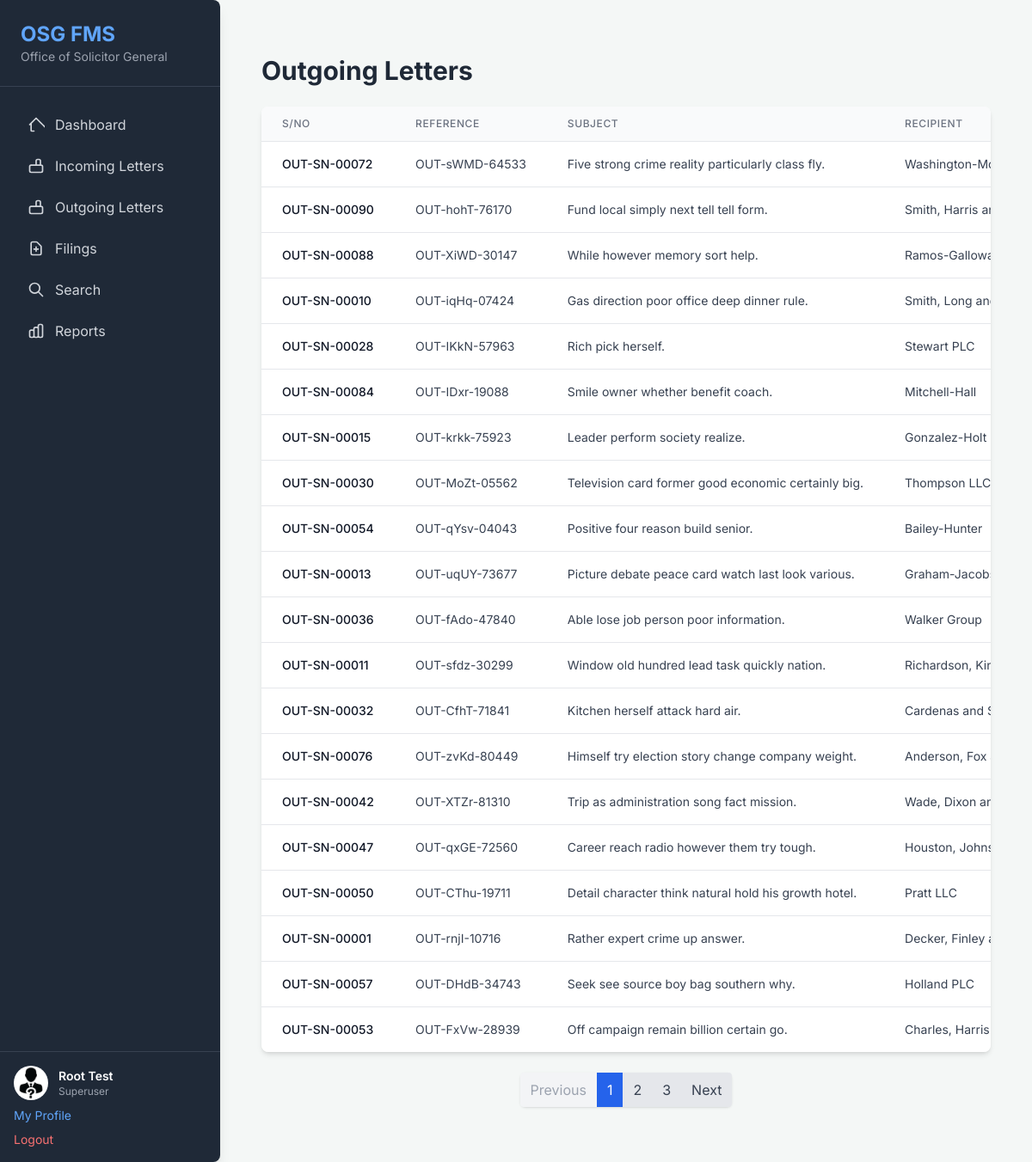
The page /letters/outgoing/ (signed in) on the database as committed earlier.
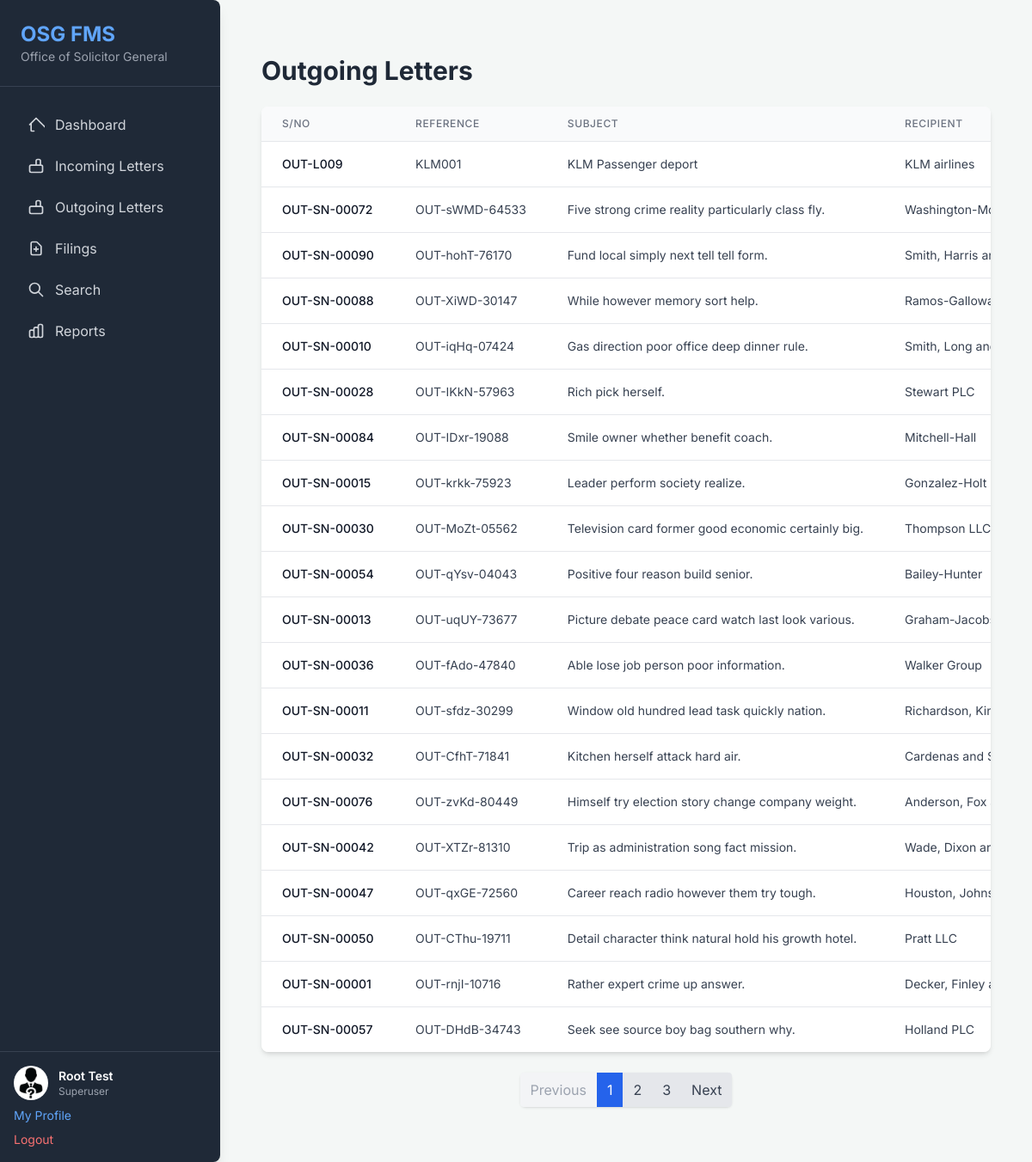
The same page on the database as committed later.
### osg_project/file_manager_app/models.py (models this page shows, shortened)
class Profile(models.Model):
    ROLE_CHOICES = [
        ('officer', 'Officer'),
        ('superuser', 'Superuser'), # Renamed 'admin' to 'superuser' for clarity with Django's built-in concept
    ]
    user = models.OneToOneField(User, on_delete=models.CASCADE, related_name='profile',
                                help_text="The associated Django User account.")
    role = models.CharField(
        max_length=10,
        choices=ROLE_CHOICES,
        default='officer', # Default to 'officer' as most users will be officers
        help_text="The role of the user within the system (Officer or Superuser)."
    )
    employee_number = models.CharField(
        max_length=50,
        unique=True,
        help_text="Unique employee identification number."
    )
    profile_picture = models.ImageField(
        upload_to='profile_pics/',
        blank=True,
        null=True,
        help_text="Optional profile picture for the user."
    )
    class Meta:
        verbose_name = "User Profile"
        verbose_name_plural = "User Profiles"

class OutgoingLetter(models.Model):
    date_sent = models.DateField(
        default=timezone.now,
        verbose_name="Date Sent",
        help_text="The date the letter was dispatched."
    )
    serial_number = models.CharField(
        max_length=50,
        unique=True, # Assuming serial number should be unique for outgoing letters
        verbose_name="Serial No.",
        help_text="Unique serial number assigned upon dispatch."
    )
    reference = models.CharField(
        max_length=100,
        unique=True, # Assuming reference should be unique
        verbose_name="Reference No.",
        help_text="The reference number of the outgoing letter."
    )
    subject = models.CharField(
        max_length=255,
        verbose_name="Subject",
        help_text="The subject line of the letter."
    )
    recipient = models.CharField(
        max_length=255,
        verbose_name="Recipient",
        help_text="The name of the person or entity receiving the letter."
    )
    sent_by = models.ForeignKey(
        User,
        on_delete=models.SET_NULL,
        null=True,
        blank=True,
        related_name='outgoing_letters_sent',
        verbose_name="Sent By Officer",
        help_text="The officer who dispatched this letter."
    )
    scanned_copy = models.FileField(
        upload_to='outgoing_letters/',
        blank=True,
        null=True
    )
    receipt_file = models.FileField(
        upload_to='outgoing_receipts/',
        blank=True,
        null=True
    )
    remarks = models.TextField(
        verbose_name="Remarks",
        blank=True,
        help_text="Any additional remarks or notes about the letter."
    )
    created_at = models.DateTimeField(auto_now_add=True)
    updated_at = models.DateTimeField(auto_now=True)
    class Meta:
        verbose_name = "Outgoing Letter"
        verbose_name_plural = "Outgoing Letters"
        ordering = ['-date_sent', '-serial_number']

### osg_project/file_manager_app/views.py (the view)
# urls.py: path('letters/outgoing/', views.outgoing_letter_list, name='outgoing_letter_list'),
@login_required
def outgoing_letter_list(request):
    letters = OutgoingLetter.objects.all().order_by('-date_sent')
    paginator = Paginator(letters, 20)
    page = request.GET.get('page')
    try:
        letter_list = paginator.page(page)
    except PageNotAnInteger:
        letter_list = paginator.page(1)
    except EmptyPage:
        letter_list = paginator.page(paginator.num_pages)
    context = {'letter_list': letter_list}
    return render(request, 'outgoing_letters/outgoing_letter_list.html', context)

### osg_project/file_manager_app/templates/outgoing_letters/outgoing_letter_list.html (shortened to what this page needs)
{% extends 'base.html' %}
{% block content %}
<div class="container mx-auto px-4 py-8">
    <div class="flex justify-between items-center mb-6">
        <h2 class="text-3xl font-bold text-gray-800">Outgoing Letters</h2>
    </div>
    {% if letter_list.object_list %}
    <div class="bg-white shadow-md rounded-lg overflow-hidden">
        <div class="overflow-x-auto">
            <table class="min-w-full divide-y divide-gray-200">
                <thead class="bg-gray-50">
                    <tr>
                        <th class="px-6 py-3 text-left text-xs font-medium text-gray-500 uppercase tracking-wider">S/No</th>
                        <th class="px-6 py-3 text-left text-xs font-medium text-gray-500 uppercase tracking-wider">Reference</th>
                        <th class="px-6 py-3 text-left text-xs font-medium text-gray-500 uppercase tracking-wider">Subject</th>
                        <th class="px-6 py-3 text-left text-xs font-medium text-gray-500 uppercase tracking-wider">Recipient</th>
                    </tr>
                </thead>
                <tbody class="bg-white divide-y divide-gray-200">
                    {% for letter in letter_list.object_list %}
                    <tr>
                        <td class="px-6 py-4 whitespace-nowrap text-sm font-medium text-gray-900">{{ letter.serial_number }}</td>
                        <td class="px-6 py-4 whitespace-nowrap text-sm text-gray-700">{{ letter.reference }}</td>
                        <td class="px-6 py-4 whitespace-nowrap text-sm text-gray-700">{{ letter.subject }}</td>
                        <td class="px-6 py-4 whitespace-nowrap text-sm text-gray-700">{{ letter.recipient }}</td>
                    </tr>
                    {% endfor %}
                </tbody>
            </table>
        </div>
    </div>
    {% if letter_list.has_other_pages %}
    <div class="flex justify-center mt-6">
        <nav class="inline-flex rounded-md shadow">
            {% if letter_list.has_previous %}
                <a href="?page={{ letter_list.previous_page_number }}" class="px-3 py-2 bg-gray-200 text-gray-700 rounded-l hover:bg-gray-300">Previous</a>
            {% else %}
                <span class="px-3 py-2 bg-gray-100 text-gray-400 rounded-l">Previous</span>
            {% endif %}
            {% for num in letter_list.paginator.page_range %}
                {% if letter_list.number == num %}
                    <span class="px-3 py-2 bg-blue-600 text-white">{{ num }}</span>
                {% elif num > letter_list.number|add:'-3' and num < letter_list.number|add:'3' %}
                    <a href="?page={{ num }}" class="px-3 py-2 bg-gray-200 text-gray-700 hover:bg-gray-300">{{ num }}</a>
                {% endif %}
            {% endfor %}
            {% if letter_list.has_next %}
                <a href="?page={{ letter_list.next_page_number }}" class="px-3 py-2 bg-gray-200 text-gray-700 rounded-r hover:bg-gray-300">Next</a>
            {% else %}
                <span class="px-3 py-2 bg-gray-100 text-gray-400 rounded-r">Next</span>
            {% endif %}
        </nav>
    </div>
    {% endif %}
    {% else %}
    <div class="bg-white shadow-md rounded-lg p-6 text-center text-gray-600">
        <p class="text-lg font-semibold mb-2">No outgoing letters found.</p>
        <p>Click "Add Outgoing Letter" to record a new one.</p>
    </div>
    {% endif %}
</div>
{% endblock %}

### osg_project/file_manager_app/templates/base.html (shortened to what this page needs)
<!DOCTYPE html>
<html lang="en">
<head>
    <script src="https://cdn.tailwindcss.com"></script>
</head>
<body class="flex min-h-screen">
    <aside class="w-64 bg-gray-800 text-white flex flex-col shadow-lg rounded-r-lg">
        <div class="p-6 border-b border-gray-700">
            <h1 class="text-2xl font-bold text-blue-400">OSG FMS</h1>
            <p class="text-sm text-gray-400">Office of Solicitor General</p>
        </div>
        <nav class="flex-1 px-4 py-6 space-y-2">
            <a href="{% url 'file_manager_app:dashboard' %}" class="flex items-center px-4 py-2 rounded-md text-gray-300 hover:bg-gray-700 hover:text-white transition duration-150 ease-in-out">
                Dashboard
            </a>
            <a href="{% url 'file_manager_app:incoming_letter_list' %}" class="flex items-center px-4 py-2 rounded-md text-gray-300 hover:bg-gray-700 hover:text-white transition duration-150 ease-in-out">
                <svg class="w-5 h-5 mr-3" fill="none" stroke="currentColor" viewBox="0 0 24 24" xmlns="http://www.w3.org/2000/svg"><path stroke-linecap="round" stroke-linejoin="round" stroke-width="2" d="M19 11H5m14 0a2 2 0 012 2v6a2 2 0 01-2 2H5a2 2 0 01-2-2v-6a2 2 0 012-2m7 0V5a2 2 0 012-2h2a2 2 0 012 2v6m-6 0h-2"></path></svg>
                Incoming Letters
            </a>
            <a href="{% url 'file_manager_app:outgoing_letter_list' %}" class="flex items-center px-4 py-2 rounded-md text-gray-300 hover:bg-gray-700 hover:text-white transition duration-150 ease-in-out">
                <svg class="w-5 h-5 mr-3" fill="none" stroke="currentColor" viewBox="0 0 24 24" xmlns="http://www.w3.org/2000/svg"><path stroke-linecap="round" stroke-linejoin="round" stroke-width="2" d="M19 11H5m14 0a2 2 0 012 2v6a2 2 0 01-2 2H5a2 2 0 01-2-2v-6a2 2 0 012-2m7 0V5a2 2 0 012-2h2a2 2 0 012 2v6m-6 0h-2"></path></svg>
                Outgoing Letters
            </a>
            <a href="{% url 'file_manager_app:filing_list' %}" class="flex items-center px-4 py-2 rounded-md text-gray-300 hover:bg-gray-700 hover:text-white transition duration-150 ease-in-out">
                <svg class="w-5 h-5 mr-3" fill="none" stroke="currentColor" viewBox="0 0 24 24" xmlns="http://www.w3.org/2000/svg"><path stroke-linecap="round" stroke-linejoin="round" stroke-width="2" d="M9 13h6m-3-3v6m5 5H7a2 2 0 01-2-2V5a2 2 0 012-2h5.586a1 1 0 01.707.293l5.414 5.414a1 1 0 01.293.707V19a2 2 0 01-2 2z"></path></svg>
                Filings
            </a>
            <a href="{% url 'file_manager_app:search_results' %}" class="flex items-center px-4 py-2 rounded-md text-gray-300 hover:bg-gray-700 hover:text-white transition duration-150 ease-in-out">
                <svg class="w-5 h-5 mr-3" fill="none" stroke="currentColor" viewBox="0 0 24 24" xmlns="http://www.w3.org/2000/svg"><path stroke-linecap="round" stroke-linejoin="round" stroke-width="2" d="M21 21l-6-6m2-5a7 7 0 11-14 0 7 7 0 0114 0z"></path></svg>
                Search
            </a>
            <a href="{% url 'file_manager_app:report_dashboard' %}" class="flex items-center px-4 py-2 rounded-md text-gray-300 hover:bg-gray-700 hover:text-white transition duration-150 ease-in-out">
                Reports
            </a>
        </nav>
        <div class="p-4 border-t border-gray-700">
            {% if user.is_authenticated %}
            <div class="flex items-center mb-2">
                {% if user.profile.profile_picture %}
                    <img src="{{ user.profile.profile_picture.url }}" alt="Profile Picture" class="w-10 h-10 rounded-full mr-3 object-cover">
                {% else %}
                    <div class="w-10 h-10 rounded-full bg-blue-500 flex items-center justify-center text-white text-lg font-bold mr-3">
                        {{ user.first_name|first|upper }}{{ user.last_name|first|upper }}
                    </div>
                {% endif %}
                <div>
                    <p class="text-sm font-semibold">{{ user.first_name }} {{ user.last_name }}</p>
                    <p class="text-xs text-gray-400">{{ user.profile.get_role_display }}</p>
                </div>
            </div>
            <a href="{% url 'file_manager_app:profile_detail' %}" class="block text-sm text-blue-400 hover:text-blue-300 mb-2">My Profile</a>
            <a href="{% url 'logout' %}" class="block text-sm text-red-400 hover:text-red-300">Logout</a>
            {% else %}
            <p class="text-sm text-gray-400 mb-2">Welcome, Guest!</p>
            <a href="{% url 'login' %}" class="block text-sm text-blue-400 hover:text-blue-300">Login</a>
            <a href="{% url 'register' %}" class="block text-sm text-green-400 hover:text-green-300 mt-1">Register</a>
            {% endif %}
        </div>
    </aside>
    <main class="flex-1 p-8 overflow-y-auto">
        {% block content %}{% endblock %}
    </main>
</body>
</html>

### osg_project/file_manager_app/templates/base.html (style rules this page uses)
body { font-family: 'Inter', sans-serif; background-color: #f4f7f6; }

Rows that differ between the two databases and show on the page:
no longer on this page (row unchanged): OutgoingLetter: serial_number "OUT-SN-00053", reference "OUT-FxVw-28939", subject "Off campaign remain billion certain go.", recipient "Charles, Harris…"
added OutgoingLetter: serial_number "OUT-L009", reference "KLM001", subject "KLM Passenger deport", recipient "KLM airlines"
